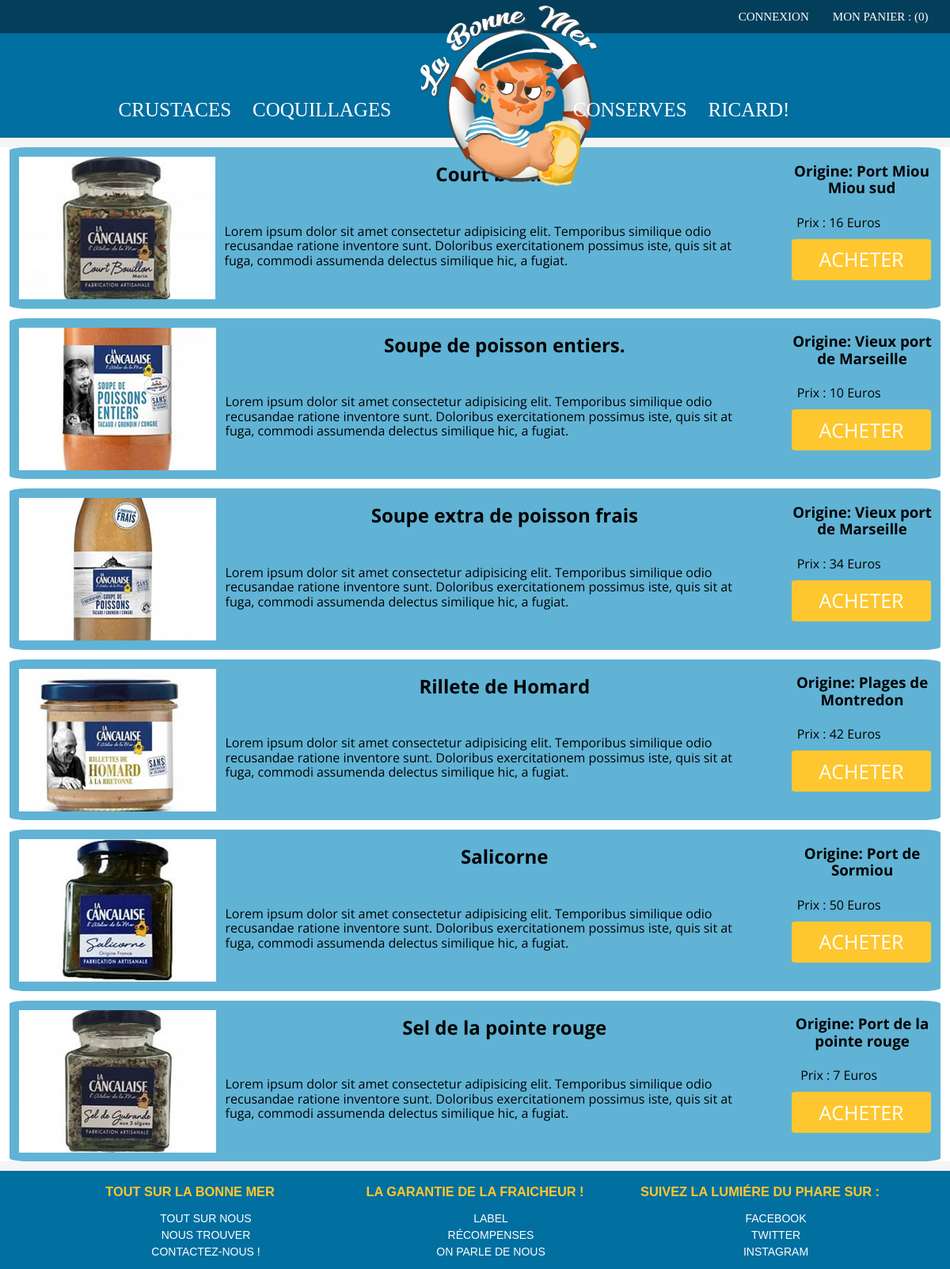
The page /index.php?controller=product&task=list&category=3 on the database its author committed.
### tables this page shows
CREATE TABLE IF NOT EXISTS `product` (
  `prod_id` int(10) UNSIGNED NOT NULL AUTO_INCREMENT,
  `prod_name` varchar(255) DEFAULT NULL,
  `prod_origin` varchar(100) NOT NULL,
  `prod_synopsis` text NOT NULL,
  `prod_description` text,
  `prod_price` double UNSIGNED DEFAULT NULL,
  `prod_picture` varchar(255) DEFAULT NULL,
  `prod_category` varchar(100) NOT NULL,
  PRIMARY KEY (`prod_id`)
);

### libraries/controllers/Controller.php (called while the page is built, shortened)
<?php
abstract class Controller {
    public function __construct(){
        $this->model = new $this->modelName();
    }
}

### libraries/autoload.php (called while the page is built, shortened)
<?php
spl_autoload_register(function($className){
    $className = str_replace("\\", "/", $className);
});

### libraries/Database.php (called while the page is built)
<?php
class Database {
    private static $instance = null;
    public static function getPdo(): PDO
    {
        if(self::$instance === null)
        {
            self::$instance = new PDO('mysql:host=localhost;dbname=labonnemer;charset=utf8', 'root', '', [
                PDO::ATTR_ERRMODE => PDO::ERRMODE_EXCEPTION,
                PDO::ATTR_DEFAULT_FETCH_MODE => PDO::FETCH_ASSOC
            ]);
        }
        return self::$instance;
    }
}

### libraries/models/Model.php (called while the page is built, shortened)
<?php
abstract class Model
{
    protected $pdo;
    protected $table;
    public function __construct()
    {
        $this->pdo = \Database::getPdo();
    }
    public function findAllByCategory(int $category)
    {
        $query = $this->pdo->prepare("SELECT * FROM {$this->table} WHERE prod_category = :prod_category");
        $query->execute(['prod_category' => $category]);
        $item = $query->fetchAll();
        return $item;
    }
}

### libraries/controllers/Product.php (called while the page is built, shortened)
<?php
require_once('libraries/autoload.php');
class Product extends Controller {
    public function list(){
        $products = $this->model->findAllByCategory($_GET['category']);
        \Renderer::render('products', compact('pageTitle', 'products'));
    }
}

### libraries/Application.php (called while the page is built, shortened)
<?php
class Application {
    public static function process()
    {
        $task = "index";
        if(!empty($_GET['task'])) {
            $task = $_GET['task'];
        }
        $controller = new $controllerName();
        $controller->$task();
    }
}

### index.php (called while the page is built, shortened)
<?php
 require_once('libraries/autoload.php');
 \Application::process();

### libraries/Renderer.php (called while the page is built, shortened)
<?php
class Renderer {
   public static function render(string $path, array $variables = []) {
        extract($variables);
        require('templates/' .$path . '.html.php');
        $pageContent = ob_get_clean();
        require_once('templates/layout.html.php');
    }
}

### templates/products.html.php (the view)
<?php foreach( $products as $product) : ?>
<article class="products">
    <img src="public/img/thumbnails/<?=  $product['prod_picture'] ?>" alt="Image du produit">
    <h2><?= $product['prod_name'] ?></h2>
    <h3>Origine: <?= $product['prod_origin'] ?></h3>
    <p><?=  $product['prod_synopsis'] ?></p>
    <em>Prix : <?=  $product['prod_price'] ?> Euros </em>
    <a href="test">acheter</a>
</article>
<?php endforeach ?>

### templates/layout.html.php (shortened to what this page needs)
<!DOCTYPE html>
<html lang="fr">
<head>
    <link rel="stylesheet" href="../labonnemer/public/css/normalize.css">
    <link rel="stylesheet" href="../labonnemer/public/css/style.css">
</head>
<body>
    <header>
        <aside>
            <ul>
                <li><a href="#">connexion</a></li>
                <li><a href="#">Mon panier : (0)</a></li>
            </ul>
        </aside>
        <figure class="logo">
            <a href="index.php"><img src="public/img/visuals/logo250.png" alt="logo la bonne mer"></a>
        </figure>
        <nav>
            <ul>
                <li><a href="index.php?controller=product&task=list&category=1">Crustaces</a></li>
                <li><a href="index.php?controller=product&task=list&category=2">Coquillages</a></li>
                <li><a href="index.php?controller=product&task=list&category=3">Conserves</a></li>
                <li><a href="index.php?controller=product&task=list&category=4">Ricard!</a></li>
            </ul>
        </nav>
	</header>
    <main class="container">
        <?= $pageContent ?>
    </main>
    <footer>
            <article>
                <h3>Tout sur La Bonne Mer</h3>
                <ul>
                    <li><a href="#">Tout sur nous</a></li>
                    <li><a href="#">Nous trouver</a></li>
                    <li><a href="#">Contactez-nous !</a></li>
                </ul>
            </article>
            <article>
                <h3>La garantie de la fraicheur !</h3>
                <ul>
                    <li><a href="#">Label</a></li>
                    <li><a href="#">Récompenses</a></li>
                    <li><a href="#">On parle de nous</a></li>
                </ul>
            </article>
            <article>
                <h3>Suivez la lumiére du phare sur :</h3>
                <ul>
                    <li><a href="https://fr-fr.facebook.com/">Facebook</a></li>
                    <li><a href="https://twitter.com/">Twitter</a></li>
                    <li><a href="https://instagram.com">Instagram</a></li>
                </ul>
            </article>
    </footer>
</body>
</html>

### public/css/style.css (style rules this page uses)
* { box-sizing: border-box; outline: none; }
html { font-size: 62.5% }
body { background-color: #f5f5f5; text-align: center; color:black; font-size: 1.6rem; }
img { max-width: 100%; }
a { color: white; text-decoration: none; }
.container { max-width: 1200px; margin: 0 auto; background-color: white; }
li { list-style: none; }
body header { background-color: #016fa0; font-family: 'Bree Serif', serif; }
nav, aside { text-transform: uppercase; }
aside { background-color: #033f5b; }
aside ul { display: flex; flex-direction: row; justify-content: flex-end; padding: 0.5em 1.5em 0.5em 0; font-size: 1.5rem; }
aside ul li { margin-left: 2.5rem; position: relative; }
aside ul li { top: 0rem; transition: top 0.3s ease-in-out; }
aside + figure { position: absolute; top: 0rem; left: 40%; margin: 0rem 40px; transition: top 0.3s ease-out; }
header ul { margin: 0rem; }
nav ul { display: flex; flex-direction: row; justify-content: center; height:3rem; font-size: 2.5rem; padding: 6% 8% 5% 5%; }
nav ul li:nth-child(2) { margin-right: 20%; }
nav ul li:nth-child(3) { margin-left: 2%; }
nav ul li { margin-top: 1.1rem; margin-right: 2.2rem; position: relative; list-style: none; }
nav ul li { top: 0rem; transition: top 0.3s ease-in-out; }
.container, h1 { margin-top: 0; font-family: 'Open Sans', sans-serif; }
.products { background-color: #60b3d5; margin: 0 auto; border-radius: 2%; height: 20%; margin: 1%; overflow: hidden; }
.products img { float: left; margin: 1%; clear:both }
.products h2 { float: left; width: 60%; }
.products p { float: left; width: 55%; }
.products em { display: block; margin-top: 2%; font-style: normal; }
.products a { background-color: #fec72f; text-transform: uppercase; float: right; width: 15%; margin: 1%; padding: 1%; font-size: 2.5rem; border-radius: 4%; }
main p { text-align: left; }
body footer { display: flex; justify-content: center; background-color: #016fa0; text-transform: uppercase; }
footer article { width: 30%; font-size: 1.4rem; }
li { margin: 0.5rem; }
footer h3 { color: #fec72f; }

### rows shown on the page
product: prod_picture (picture), prod_origin "Port Miou Miou sud", prod_synopsis "Lorem ipsum dolor sit amet consectetur adipisicing elit. Temporibus similique odio recusandae ratione inventore sunt. Doloribus exercitationem possimus iste, quis sit at fuga, commodi assumenda delectus similique hic, a fugiat.", prod_price "16"
product: prod_picture (picture), prod_name "Soupe de poisson entiers.", prod_origin "Vieux port de Marseille", prod_synopsis "Lorem ipsum dolor sit amet consectetur adipisicing elit. Temporibus similique odio recusandae ratione inventore sunt. Doloribus exercitationem possimus iste, quis sit at fuga, commodi assumenda delectus similique hic, a fugiat.", prod_price "10"
product: prod_picture (picture), prod_name "Soupe extra de poisson frais", prod_origin "Vieux port de Marseille", prod_synopsis "Lorem ipsum dolor sit amet consectetur adipisicing elit. Temporibus similique odio recusandae ratione inventore sunt. Doloribus exercitationem possimus iste, quis sit at fuga, commodi assumenda delectus similique hic, a fugiat.", prod_price "34"
product: prod_picture (picture), prod_name "Rillete de Homard", prod_origin "Plages de Montredon", prod_synopsis "Lorem ipsum dolor sit amet consectetur adipisicing elit. Temporibus similique odio recusandae ratione inventore sunt. Doloribus exercitationem possimus iste, quis sit at fuga, commodi assumenda delectus similique hic, a fugiat.", prod_price "42"
product: prod_picture (picture), prod_name "Salicorne", prod_origin "Port de Sormiou", prod_synopsis "Lorem ipsum dolor sit amet consectetur adipisicing elit. Temporibus similique odio recusandae ratione inventore sunt. Doloribus exercitationem possimus iste, quis sit at fuga, commodi assumenda delectus similique hic, a fugiat.", prod_price "50"
product: prod_picture (picture), prod_name "Sel de la pointe rouge", prod_origin "Port de la pointe rouge", prod_synopsis "Lorem ipsum dolor sit amet consectetur adipisicing elit. Temporibus similique odio recusandae ratione inventore sunt. Doloribus exercitationem possimus iste, quis sit at fuga, commodi assumenda delectus similique hic, a fugiat.", prod_price "7"
